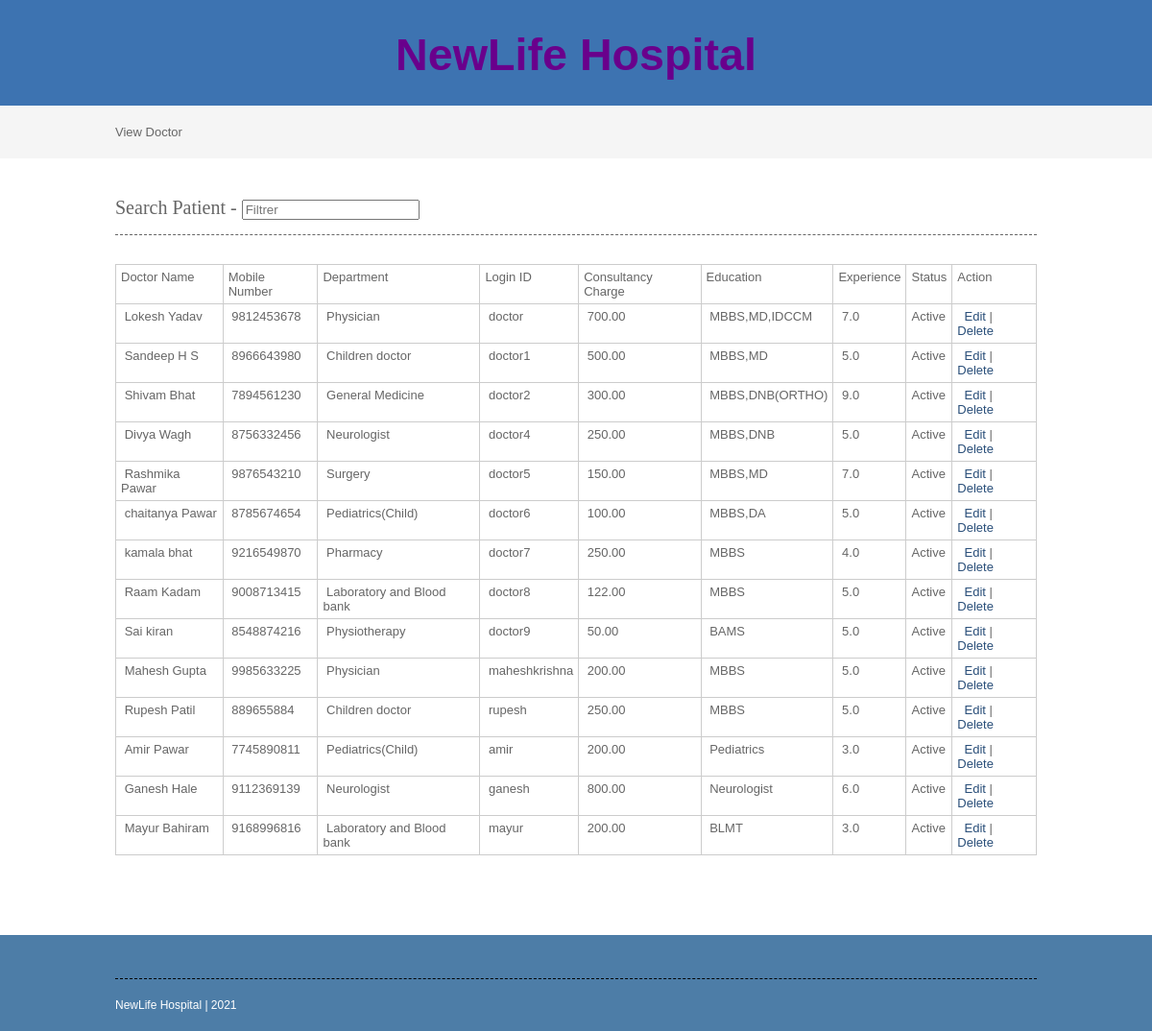
The app's page /viewdoctor.php with its own data.
### tables this page shows
CREATE TABLE `doctor` (
  `doctorid` int(10) NOT NULL,
  `doctorname` varchar(50) NOT NULL,
  `mobileno` varchar(15) NOT NULL,
  `departmentid` int(10) NOT NULL,
  `loginid` varchar(25) NOT NULL,
  `password` varchar(25) NOT NULL,
  `status` varchar(10) NOT NULL,
  `education` varchar(25) NOT NULL,
  `experience` float(11,1) NOT NULL,
  `consultancy_charge` float(10,2) NOT NULL
);

CREATE TABLE `department` (
  `departmentid` int(10) NOT NULL,
  `departmentname` varchar(100) NOT NULL,
  `description` text NOT NULL,
  `status` varchar(10) NOT NULL
);

### viewdoctor.php (the view, shortened to what this page needs)
<?php
include("headers.php");
include("dbconnection.php");
?>
<div class="wrapper col2">
  <div id="breadcrumb">View  Doctor  </div>
</div>
<div class="wrapper col4">
  <div id="container">
<section class="container">
<h2>Search Patient - <input type="search" class="light-table-filter" data-table="order-table" placeholder="Filtrer" /></h2>
	<table class="order-table">
      <thead>
    <table style="width:100%;" border="3">
      <tbody>
        <tr>
          <td>Doctor Name</td>
          <td>Mobile Number</td>
          <td>Department</td>
          <td>Login ID</td>
          <td>Consultancy Charge</td>
          <td>Education</td>
          <td>Experience</td>
          <td>Status</td>
          <td>Action</td>
        </tr>
          <?php
		$sql ="SELECT * FROM doctor";
		$qsql = mysqli_query($con,$sql);
		while($rs = mysqli_fetch_array($qsql))
		{
			$sqldept = "SELECT * FROM department WHERE departmentid='$rs[departmentid]'";
			$qsqldept = mysqli_query($con,$sqldept);
			$rsdept = mysqli_fetch_array($qsqldept);
        echo "<tr>
          <td>&nbsp;$rs[doctorname]</td>
          <td>&nbsp;$rs[mobileno]</td>
		   <td>&nbsp;$rsdept[departmentname]</td>
			<td>&nbsp;$rs[loginid]</td>
			<td>&nbsp;$rs[consultancy_charge]</td>
			 <td>&nbsp;$rs[education]</td>
			<td>&nbsp;$rs[experience]</td>
          <td>$rs[status]</td>
           <td>&nbsp;
		   <a href='doctor.php?editid=$rs[doctorid]'>Edit</a> | <a href='viewdoctor.php?delid=$rs[doctorid]'>Delete</a> </td>
        </tr>";
		}
		?>      </tbody>
    </table>
    <p>&nbsp;</p>
  </div>
</div>
<?php
include("footers.php");
?>

### layout/styles/layout.css (style rules this page uses)
html { overflow-y:scroll; }
body { margin:0; padding:0; font-size:13px; font-family:verdana, Arial, Helvetica, sans-serif; color:#FFFFFF; background-color:#4F473A; }
a { outline:none; text-decoration:none; }
div.wrapper { display:block; width:100%; margin:0; text-align:left; }
.col2 { color:#666666; background-color:#F5F5F5; }
.col3, .col4 { color:#666666; background-color:#FFFFFF; }
#head, #gallery, #breadcrumb, #container, #footer { display:block; position:relative; width:960px; margin:0 auto; }
#breadcrumb { padding:20px 0; }
#container { padding:40px 0; }
#container h1, #container h2, #container h3, #container h4, #container h5, #container h6 { margin:0 0 15px 0; padding:0 0 15px 0; line-height:normal; font-weight:normal; font-size:20px; font-family:Georgia, "Times New Roman", Times, serif; border-bottom:1px dashed #666666; }
#container a { color:#294E79; background-color:#FFFFFF; }

### layout/styles/tables.css (style rules this page uses)
table { width:100%; border-collapse:collapse; table-layout:auto; vertical-align:top; margin-bottom:15px; border:1px solid #CCCCCC; }
table tbody td { vertical-align:top; border-collapse:collapse; border-left:1px solid #CCCCCC; border-right:1px solid #CCCCCC; }
table thead th, table tbody td { padding:5px; border-collapse:collapse; }

### records on screen
doctor: doctorname "Lokesh Yadav", mobileno "9812453678", departmentid.departmentname "Physician", loginid "doctor", consultancy_charge "700.00", education "MBBS,MD,IDCCM", experience "7.0", status "Active"
doctor: doctorname "Sandeep H S", mobileno "8966643980", departmentid.departmentname "Children doctor", loginid "doctor1", consultancy_charge "500.00", education "MBBS,MD", experience "5.0", status "Active"
doctor: doctorname "Shivam Bhat", mobileno "7894561230", departmentid.departmentname "General Medicine", loginid "doctor2", consultancy_charge "300.00", education "MBBS,DNB(ORTHO)", experience "9.0", status "Active"
doctor: doctorname "Divya Wagh", mobileno "8756332456", departmentid.departmentname "Neurologist", loginid "doctor4", consultancy_charge "250.00", education "MBBS,DNB", experience "5.0", status "Active"
doctor: doctorname "Rashmika Pawar", mobileno "9876543210", departmentid.departmentname "Surgery", loginid "doctor5", consultancy_charge "150.00", education "MBBS,MD", experience "7.0", status "Active"
doctor: doctorname "chaitanya Pawar", mobileno "8785674654", departmentid.departmentname "Pediatrics(Child)", loginid "doctor6", consultancy_charge "100.00", education "MBBS,DA", experience "5.0", status "Active"
doctor: doctorname "kamala bhat", mobileno "9216549870", departmentid.departmentname "Pharmacy", loginid "doctor7", consultancy_charge "250.00", education "MBBS", experience "4.0", status "Active"
doctor: doctorname "Raam Kadam", mobileno "9008713415", departmentid.departmentname "Laboratory and Blood bank", loginid "doctor8", consultancy_charge "122.00", education "MBBS", experience "5.0", status "Active"
doctor: doctorname "Sai kiran", mobileno "8548874216", departmentid.departmentname "Physiotherapy", loginid "doctor9", consultancy_charge "50.00", education "BAMS", experience "5.0", status "Active"
doctor: doctorname "Mahesh Gupta", mobileno "9985633225", departmentid.departmentname "Physician", loginid "maheshkrishna", consultancy_charge "200.00", education "MBBS", experience "5.0", status "Active"
doctor: doctorname "Rupesh Patil", mobileno "889655884", departmentid.departmentname "Children doctor", loginid "rupesh", consultancy_charge "250.00", education "MBBS", experience "5.0", status "Active"
doctor: doctorname "Amir Pawar", mobileno "7745890811", departmentid.departmentname "Pediatrics(Child)", loginid "amir", consultancy_charge "200.00", education "Pediatrics", experience "3.0", status "Active"
doctor: doctorname "Ganesh Hale", mobileno "9112369139", departmentid.departmentname "Neurologist", loginid "ganesh", consultancy_charge "800.00", education "Neurologist", experience "6.0", status "Active"
doctor: doctorname "Mayur Bahiram", mobileno "9168996816", departmentid.departmentname "Laboratory and Blood bank", loginid "mayur", consultancy_charge "200.00", education "BLMT", experience "3.0", status "Active"
